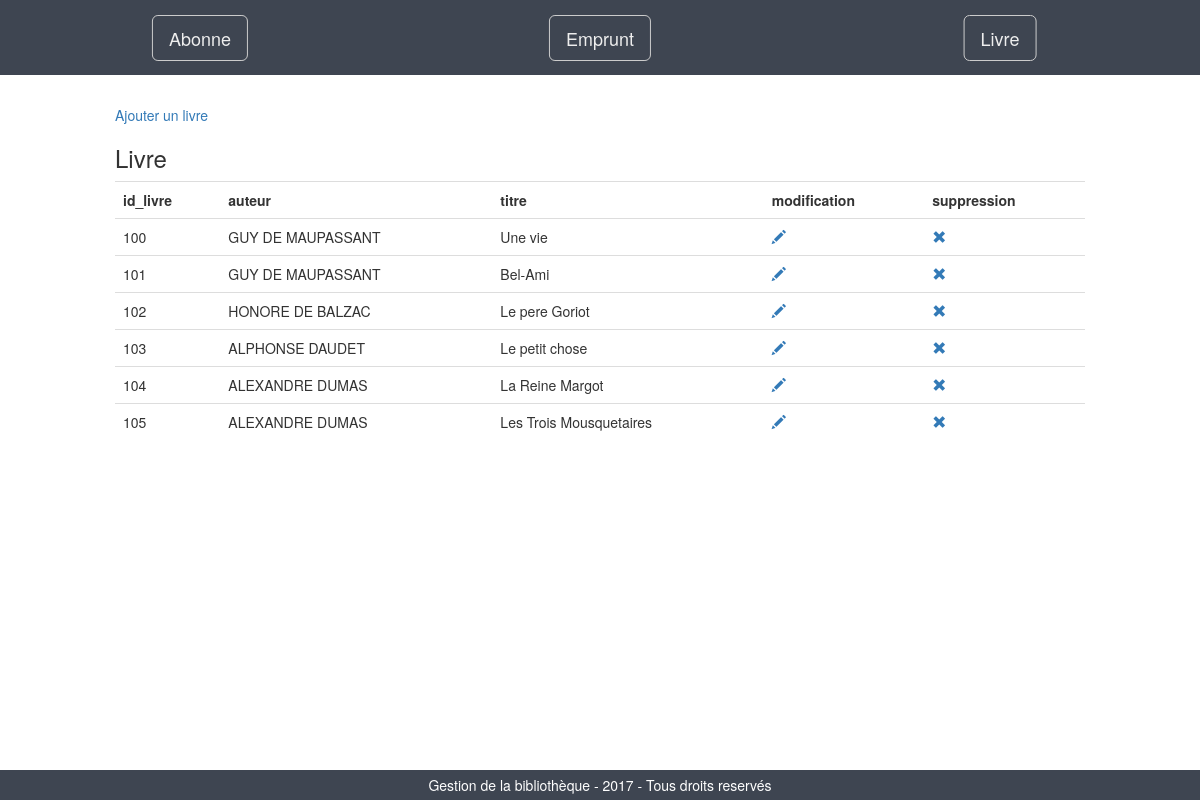
Page /?table=livre on the committed database.
### tables this page shows
CREATE TABLE `livre` (
  `id_livre` int(3) NOT NULL AUTO_INCREMENT,
  `auteur` varchar(25) NOT NULL,
  `titre` varchar(50) NOT NULL,
  PRIMARY KEY (`id_livre`)
);

### inc/livre.inc.php (the view, shortened to what this page needs)
<?php
if (isset($_GET['table']) && $_GET['table'] === 'livre') {
$livre=$pdo->prepare("SELECT * FROM livre");
$livre->execute();
$content.= '<a href="?action=ajout_livre">Ajouter un livre</a>';
$content.=$message;
$content.= "<h3>Livre</h3>";
$content.= "<table class=\"table table-hover\">";
$content.= "<tr>";
for ($i=0; $i<$livre->columnCount(); $i++) {
	$column=$livre->getColumnMeta($i);
	$content.= "<th>$column[name]</th>";
}
$content.= "<th>modification</th>";
$content.= "<th>suppression</th>";
$content.= "</tr>";
while ($array_livre=$livre->fetch(PDO::FETCH_ASSOC)) {
	$content.= "<tr>";
	foreach ($array_livre as $key => $value) {
		$content.= "<td>$value</td>";
	}
$content.= '<td><a href="?action=modification_livre&id_livre='.$array_livre['id_livre'].'"><span class="glyphicon glyphicon-pencil"></span></a></td>';
$content.= '<td><a href="?action=suppression_livre&id_livre='.$array_livre['id_livre'].'"><span class="glyphicon glyphicon-remove"></span></a></td>';
$content.= "</tr>";
}
$content.= "</table>";
}
?>

### css/style.css (style rules this page uses)
html { position:relative; min-height: 100%; }

### rows in the picture
livre: id_livre "100", auteur "GUY DE MAUPASSANT", titre "Une vie"
livre: id_livre "101", auteur "GUY DE MAUPASSANT", titre "Bel-Ami"
livre: id_livre "102", auteur "HONORE DE BALZAC", titre "Le pere Goriot"
livre: id_livre "103", auteur "ALPHONSE DAUDET", titre "Le petit chose"
livre: id_livre "104", auteur "ALEXANDRE DUMAS", titre "La Reine Margot"
livre: id_livre "105", auteur "ALEXANDRE DUMAS", titre "Les Trois Mousquetaires"

### other values in the picture
$column[name] "id_livre"
$column[name] "auteur"
$column[name] "titre"
